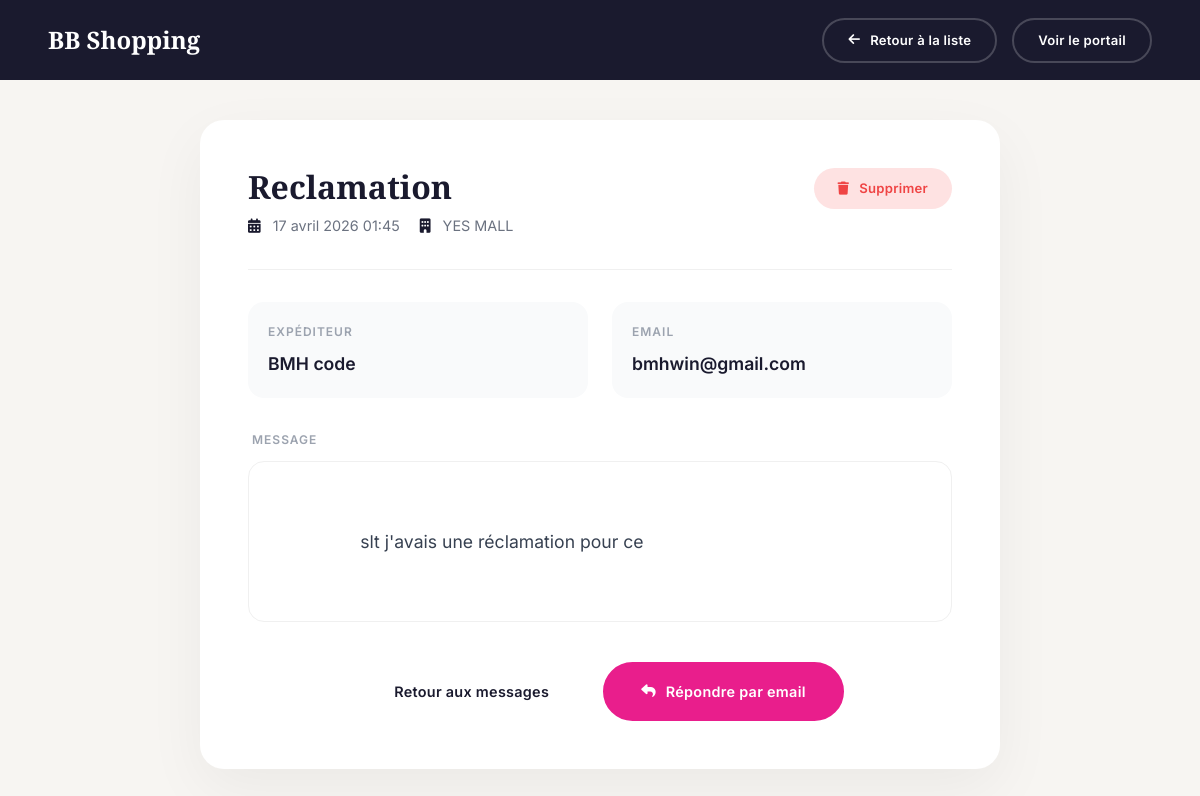
Page /mall/yes-mall/contact/3/ on the committed database.
### centre_commercial/models.py (models this page shows, shortened)
class ContactMessage(models.Model):
    mall = models.ForeignKey(Mall, null=True, blank=True, on_delete=models.SET_NULL,  related_name='contacts')
    name = models.CharField(max_length=100, verbose_name="Name")
    email = models.EmailField(verbose_name="Email")
    subject = models.CharField(max_length=200, verbose_name="Subject")
    message = models.TextField(verbose_name="Message")
    created_at = models.DateTimeField(auto_now_add=True, verbose_name="Date created")

class Mall(models.Model):
    CITIES = [
        ('constantine', 'Constantine'),
        ('alger', 'Alger'),
        ('oran', 'Oran'),
        ('annaba', 'Annaba'),
        ('setif', 'Sétif'),
        ('autre', 'Autre'),
    ]
    name = models.CharField(max_length=200)
    slug = models.SlugField(unique=True, blank=True)
    city = models.CharField(max_length=50, choices=CITIES)
    region = models.CharField(max_length=100)
    address = models.CharField(max_length=300)
    image = models.ImageField(upload_to='malls/', blank=True, null=True)
    bg_color = models.CharField(max_length=200, default="linear-gradient(135deg,#1a1a2e,#2d1f6e)",
                                  verbose_name="Gradient CSS (fallback image)",
                                  help_text="Ex: linear-gradient(135deg,#1a1a2e,#e91e8c)")
    description_short = models.CharField(max_length=180, blank=True)
    description = models.TextField()
    is_open = models.BooleanField(default=True)
    is_featured = models.BooleanField(default=False)
    badge           = models.CharField(max_length=40, blank=True, verbose_name="Badge (ex: New, Phare)")
    observation     = models.TextField(blank=True, null=True, verbose_name="Observation") # En cas de fermeture ou autre
    phone        = models.CharField(max_length=20, blank=True, null=True, verbose_name="Phone")
    email            = models.EmailField(blank=True, null=True)
    website         = models.URLField(blank=True, null=True)
    opening_time = models.TimeField()
    closing_time = models.TimeField()
    number_of_shops = models.IntegerField(default=0)
    number_of_parking_spaces = models.IntegerField(default=0)
    created_at = models.DateTimeField(auto_now_add=True)
    updated_at = models.DateTimeField(auto_now=True)
    opening_date = models.DateField(blank=True, null=True, verbose_name="Opening date (if future)")
    class Meta:
        verbose_name = "Centre Commercial (Mall)"
        verbose_name_plural = "Centres Commerciaux (Malls)"
        ordering = ['-is_featured', 'name']

### centre_commercial/views.py (the view)
# urls.py: path('mall/<slug:mall_slug>/contact/<int:id>/', views.ContactMessageDetailView.as_view(), name='contact_message_detail'),
class ContactMessageDetailView(DetailView):
    model = ContactMessage
    template_name = 'mall/contact_message_detail.html'
    context_object_name = 'contact'
    def get_object(self):
        return get_object_or_404(ContactMessage, id=self.kwargs['id'])
    def get_context_data(self, **kwargs):
        context = super().get_context_data(**kwargs)
        context['mall'] = self.object.mall
        return context

### centre_commercial/context_processors.py (called while the page is built)
def cart_processor(request):
    cart_count = 0
    if request.user.is_authenticated:
        order = Order.objects.filter(user=request.user, status='pending').first()
        if order:
            cart_count = sum(item.quantity for item in order.items.all())
    return {
        'cart_count': cart_count
    }

### templates/mall/contact_message_detail.html (shortened to what this page needs)
{% load static %}
<!DOCTYPE html>
<html lang="fr">
<head>
    <link rel="stylesheet" href="https://cdnjs.cloudflare.com/ajax/libs/font-awesome/6.5.0/css/all.min.css">
    <link rel="stylesheet" href="{% static 'css/main.css' %}">
</head>
<body>
<header class="portal-nav" style="background: #1a1a2e; height: 80px; display: flex; align-items: center; padding: 0 48px; position: fixed; top: 0; left: 0; right: 0; z-index: 1000;">
    <a href="{% url 'home' %}" class="portal-nav__brand" style="color: #fff; text-decoration: none; font-size: 1.5rem; font-weight: 800; font-family: 'Playfair Display', serif;">
        BB <span>Shopping</span>
    </a>
    <div style="margin-left: auto; display: flex; gap: 15px;">
        <a href="{% url 'contacts_messages_by_mall' mall.slug %}" class="ym-btn ym-btn--sm ym-btn--ghost" style="color:#fff; border-color: rgba(255,255,255,0.2);">
            <i class="fas fa-arrow-left"></i> Retour à la liste
        </a>
        <a href="{% url 'home' %}" class="ym-btn ym-btn--sm ym-btn--ghost" style="color:#fff; border-color: rgba(255,255,255,0.2);">Voir le portail</a>
    </div>
</header>
<section class="detail-section">
    <div class="ym-container">
        <div class="detail-card">
            <div class="message-header">
                <div>
                    <h1 class="message-title">{{ contact.subject }}</h1>
                    <div class="message-meta">
                        <span class="meta-item"><i class="fas fa-calendar-alt"></i> {{ contact.created_at|date:"d F Y H:i" }}</span>
                        <span class="meta-item"><i class="fas fa-building"></i> {{ mall.name }}</span>
                    </div>
                </div>
                <div class="actions-cell">
                     <a href="{% url 'contact_message_delete' mall.slug contact.id %}" class="ym-btn ym-btn--sm" style="background: #fee2e2; color: #ef4444; border: none;">
                        <i class="fas fa-trash"></i> Supprimer
                    </a>
                </div>
            </div>
            <div class="message-info-grid">
                <div class="info-box">
                    <span class="info-label">Expéditeur</span>
                    <span class="info-value">{{ contact.name }}</span>
                </div>
                <div class="info-box">
                    <span class="info-label">Email</span>
                    <span class="info-value">{{ contact.email }}</span>
                </div>
            </div>
            <div class="info-label" style="margin-bottom: 12px; margin-left: 4px;">Message</div>
            <div class="message-body">
                {{ contact.message }}
            </div>
            <div class="detail-actions">
                <a href="{% url 'contacts_messages_by_mall' mall.slug %}" class="ym-btn ym-btn--secondary">
                    Retour aux messages
                </a>
                <a href="mailto:{{ contact.email }}?subject=Re: {{ contact.sujet }}" class="ym-btn ym-btn--primary">
                    <i class="fas fa-reply"></i> Répondre par email
                </a>
            </div>
        </div>
    </div>
</section>
</body>
</html>

### static/css/main.css (style rules this page uses)
:root { --color-primary: #1a1a2e; --color-secondary: #16213e; --color-accent: #e8c547; --color-accent2: #c9a227; --color-pink: #e91e8c; --color-surface: #ffffff; --color-bg: #f7f5f2; --color-text: #1a1a2e; --color-muted: #6b7280; --color-border: #e5e7eb; --font-display: 'Playfair Display', Georgia, serif; --font-body: 'Inter', system-ui, sans-serif; --radius-sm: 6px; --radius-md: 12px; --radius-lg: 20px; --radius-xl: 32px; --shadow-sm: 0 2px 8px rgba(0,0,0,.06); --shadow-md: 0 8px 30px rgba(0,0,0,.10); --shadow-lg: 0 20px 60px rgba(0,0,0,.15); --shadow-xl: 0 30px 80px rgba(0,0,0,.20); --transition: 0.3s cubic-bezier(0.4, 0, 0.2, 1); --transition-slow: 0.6s cubic-bezier(0.4, 0, 0.2, 1); }
*, *::before, *::after { box-sizing: border-box; margin: 0; padding: 0; }
html { scroll-behavior: smooth; }
body { font-family: var(--font-body); background-color: var(--color-bg); color: var(--color-text); overflow-x: hidden; line-height: 1.6; }
h1, h2, h3, h4, h5 { font-family: var(--font-display); line-height: 1.2; font-weight: 700; }
a { color: inherit; text-decoration: none; }
.ym-btn { display: inline-flex; align-items: center; gap: 10px; padding: 16px 36px; border-radius: 50px; font-weight: 600; font-size: 0.9rem; letter-spacing: 0.02em; transition: all var(--transition); cursor: pointer; border: 2px solid transparent; }
.ym-btn--primary { background: var(--color-pink); color: #fff; border-color: var(--color-pink); }
.ym-btn--ghost { background: transparent; color: #fff; border-color: rgba(255,255,255,0.5); }
.ym-btn--sm { padding: 10px 24px; font-size: 0.82rem; }
.ym-container { width: 100%; max-width: 1380px; margin: 0 auto; padding: 0 48px; }

### templates/mall/contact_message_detail.html (style rules this page uses)
.detail-section { padding: 120px 0; background: #f7f5f2; min-height: 100vh; }
.detail-card { background: #fff; border-radius: 24px; max-width: 800px; margin: 0 auto; padding: 48px; box-shadow: 0 20px 60px rgba(0,0,0,0.05); }
.message-header { border-bottom: 1px solid #f0f0f0; margin-bottom: 32px; padding-bottom: 32px; display: flex; justify-content: space-between; align-items: flex-start; }
.message-title { font-family: 'Playfair Display', serif; font-size: 2rem; color: #1a1a2e; margin-bottom: 8px; }
.message-meta { color: #6b7280; font-size: 0.9rem; display: flex; gap: 20px; }
.meta-item i { margin-right: 8px; color: #1a1a2e; }
.message-info-grid { display: grid; grid-template-columns: 1fr 1fr; gap: 24px; margin-bottom: 32px; }
.info-box { background: #f9fafb; padding: 20px; border-radius: 16px; }
.info-label { font-size: 0.75rem; text-transform: uppercase; letter-spacing: 1px; color: #9ca3af; font-weight: 600; margin-bottom: 8px; display: block; }
.info-value { font-weight: 600; color: #1a1a2e; font-size: 1.1rem; }
.message-body { background: #fff; border: 1px solid #f0f0f0; padding: 32px; border-radius: 16px; line-height: 1.8; color: #374151; font-size: 1.1rem; white-space: pre-wrap; }
.detail-actions { margin-top: 40px; display: flex; gap: 16px; justify-content: center; }

### rows in the picture
ContactMessage: subject "Reclamation", created_at "17 avril 2026 01:45", name "BMH code", email "bmhwin@gmail.com", message "slt j'avais une réclamation pour ce"
Mall: name "YES MALL"
